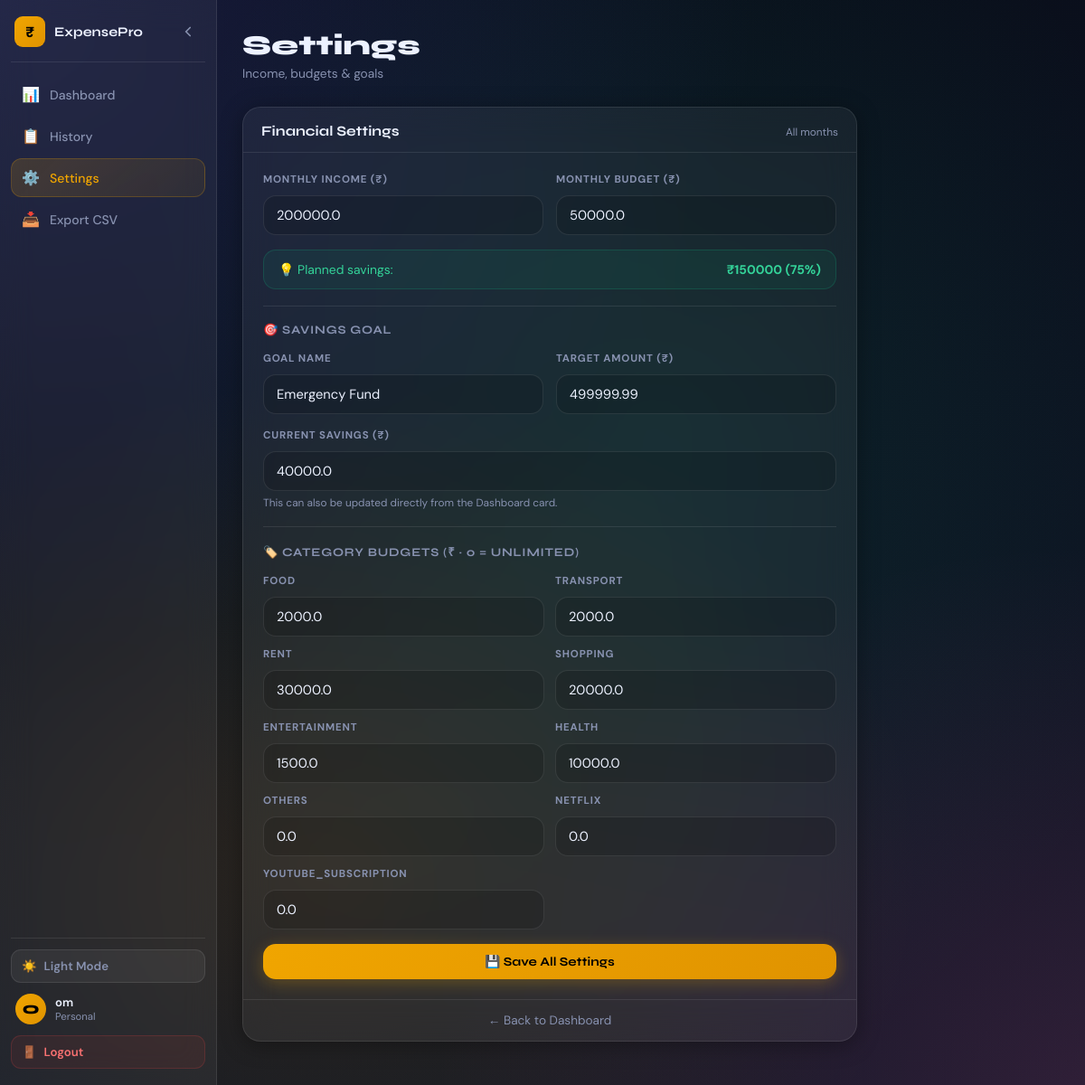
Screenshot of /set_income (signed in) with the database file from the repository.
### tables this page shows
CREATE TABLE users (
                id INTEGER PRIMARY KEY AUTOINCREMENT,
                username TEXT UNIQUE NOT NULL,
                email TEXT UNIQUE NOT NULL,
                password TEXT NOT NULL,
                monthly_budget REAL DEFAULT 0,
                monthly_income REAL DEFAULT 0,
                savings_goal_name TEXT DEFAULT 'Emergency Fund',
                savings_goal_target REAL DEFAULT 0,
                savings_goal_current REAL DEFAULT 0,
                theme TEXT DEFAULT 'dark',
                created_at TIMESTAMP DEFAULT CURRENT_TIMESTAMP
            );

CREATE TABLE category_budgets (
                id INTEGER PRIMARY KEY AUTOINCREMENT,
                user_id INTEGER NOT NULL,
                category TEXT NOT NULL,
                budget REAL DEFAULT 0,
                UNIQUE(user_id, category),
                FOREIGN KEY (user_id) REFERENCES users(id)
            );

### app.py (the view, shortened to what this page needs)
@app.route('/set_income', methods=['GET','POST'])
@login_required
def set_income():
    uid = session['user_id']
    msg = None
    with get_db() as conn:
        user = conn.execute('SELECT * FROM users WHERE id=?',(uid,)).fetchone()
        cat_budgets = conn.execute('SELECT category,budget FROM category_budgets WHERE user_id=?',(uid,)).fetchall()
    return render_template('set_income.html', user=user, msg=msg, categories=get_all_categories(uid),
        cat_budget_dict={r['category']:r['budget'] for r in cat_budgets})

### app.py (called while the page is built)
def get_db():
    conn = sqlite3.connect(DATABASE)
    conn.row_factory = sqlite3.Row
    return conn

def get_all_categories(user_id):
    with get_db() as conn:
        rows = conn.execute(
            "SELECT DISTINCT category FROM custom_categories WHERE user_id=? ORDER BY category",
            (user_id,)).fetchall()
    custom = [r['category'] for r in rows]
    return CATEGORIES + [c for c in custom if c not in CATEGORIES]

def login_required(f):
    @wraps(f)
    def decorated(*args, **kwargs):
        if 'user_id' not in session:
            return redirect(url_for('login'))
        return f(*args, **kwargs)
    return decorated

### templates/set_income.html (shortened to what this page needs)
{% extends "base.html" %}
{% block body %}
<div class="app-shell">
  <aside class="sidebar" id="sidebar">
    <div class="sidebar-top">
      <div class="sidebar-brand">
        <div class="sidebar-brand-icon">₹</div>
        <span class="sidebar-brand-name">ExpensePro</span>
      </div>
      <button class="sidebar-toggle" id="sidebarToggle">
        <svg width="18" height="18" viewBox="0 0 24 24" fill="none" stroke="currentColor" stroke-width="2.2" stroke-linecap="round"><polyline points="15 18 9 12 15 6"/></svg>
      </button>
    </div>
    <nav class="nav">
      <a href="/dashboard" class="nav-item" data-tip="Dashboard"><span class="nav-icon">📊</span><span class="nav-label">Dashboard</span></a>
      <a href="/history"   class="nav-item" data-tip="History"><span class="nav-icon">📋</span><span class="nav-label">History</span></a>
      <a href="/set_income" class="nav-item active" data-tip="Settings"><span class="nav-icon">⚙️</span><span class="nav-label">Settings</span></a>
      <a href="/export_csv" class="nav-item" data-tip="Export CSV"><span class="nav-icon">📥</span><span class="nav-label">Export CSV</span></a>
    </nav>
    <div class="sidebar-footer">
      <a href="/toggle_theme" class="theme-btn">
        <span>{% if user.theme=='light' %}🌙{% else %}☀️{% endif %}</span>
        <span class="theme-label">{% if user.theme=='light' %}Dark Mode{% else %}Light Mode{% endif %}</span>
      </a>
      <div class="user-chip">
        <div class="user-av">{{ session.username[0].upper() }}</div>
        <div class="user-info"><div class="user-name">{{ session.username }}</div><div class="user-role">Personal</div></div>
      </div>
      <a href="/logout" class="logout-btn"><span>🚪</span><span class="logout-label">Logout</span></a>
    </div>
  </aside>
  <main class="main" id="mainContent">
    <div class="page-header fade-up">
      <div><h1 class="page-title">Settings</h1><p class="page-sub">Income, budgets &amp; goals</p></div>
    </div>
    <div class="settings-wrap">
      <div class="settings-card card glass fade-up d1">
        <div class="card-hdr"><h3>Financial Settings</h3><span class="card-sub">All months</span></div>
        <form method="POST" class="settings-body">
          <div class="income-grid">
            <div class="fg"><label>Monthly Income (₹)</label><input type="number" name="income" step="0.01" min="0" value="{{ user.monthly_income }}" required></div>
            <div class="fg"><label>Monthly Budget (₹)</label><input type="number" name="budget" step="0.01" min="0" value="{{ user.monthly_budget }}" required></div>
          </div>
          {% if user.monthly_income > 0 and user.monthly_budget > 0 %}
          <div class="savings-preview">
            <span>💡 Planned savings:</span>
            <strong>₹{{ "%.0f"|format(user.monthly_income - user.monthly_budget) }} ({{ "%.0f"|format(((user.monthly_income - user.monthly_budget)/user.monthly_income*100)) }}%)</strong>
          </div>
          {% endif %}
          <hr class="section-sep">
          <div class="section-ttl">🎯 Savings Goal</div>
          <div class="income-grid">
            <div class="fg"><label>Goal Name</label><input type="text" name="goal_name" value="{{ user.savings_goal_name or 'Emergency Fund' }}"></div>
            <div class="fg"><label>Target Amount (₹)</label><input type="number" name="goal_target" step="0.01" min="0" value="{{ user.savings_goal_target or 0 }}"></div>
          </div>
          <div class="fg"><label>Current Savings (₹)</label><input type="number" name="goal_current" step="0.01" min="0" value="{{ user.savings_goal_current or 0 }}"><span class="input-hint">This can also be updated directly from the Dashboard card.</span></div>
          <hr class="section-sep">
          <div class="section-ttl">🏷️ Category Budgets (₹ · 0 = unlimited)</div>
          <div class="cat-grid">
            {% for cat in categories %}
            <div class="fg"><label>{{ cat }}</label><input type="number" name="cat_budget_{{ cat }}" step="0.01" min="0" value="{{ cat_budget_dict.get(cat, 0) }}" placeholder="0"></div>
            {% endfor %}
          </div>
          <button type="submit" class="btn btn-primary btn-full">💾 Save All Settings</button>
        </form>
        <a href="/dashboard" class="back-link">← Back to Dashboard</a>
      </div>
    </div>
  </main>
</div>
{% endblock %}

### rows the page displays
users: income "200000.0", budget "50000.0", user.monthly_income-user.monthly_budget "150000", monthly_income+monthly_budget "75", goal_name "Emergency Fund", goal_target "499999.99", goal_current "40000.0"
category_budgets: category "FOOD", get "2000.0"
category_budgets: category "TRANSPORT", get "2000.0"
category_budgets: category "RENT", get "30000.0"
category_budgets: category "SHOPPING", get "20000.0"
category_budgets: category "ENTERTAINMENT", get "1500.0"
category_budgets: category "HEALTH", get "10000.0"
category_budgets: category "OTHERS", get "0.0"
category_budgets: get "0.0"
category_budgets: get "0.0"

### other values shown
{{ session.username[0].upper() }} "O"
{{ session.username }} "om"
{{ cat }} "NETFLIX" "YOUTUBE_SUBSCRIPTION"
